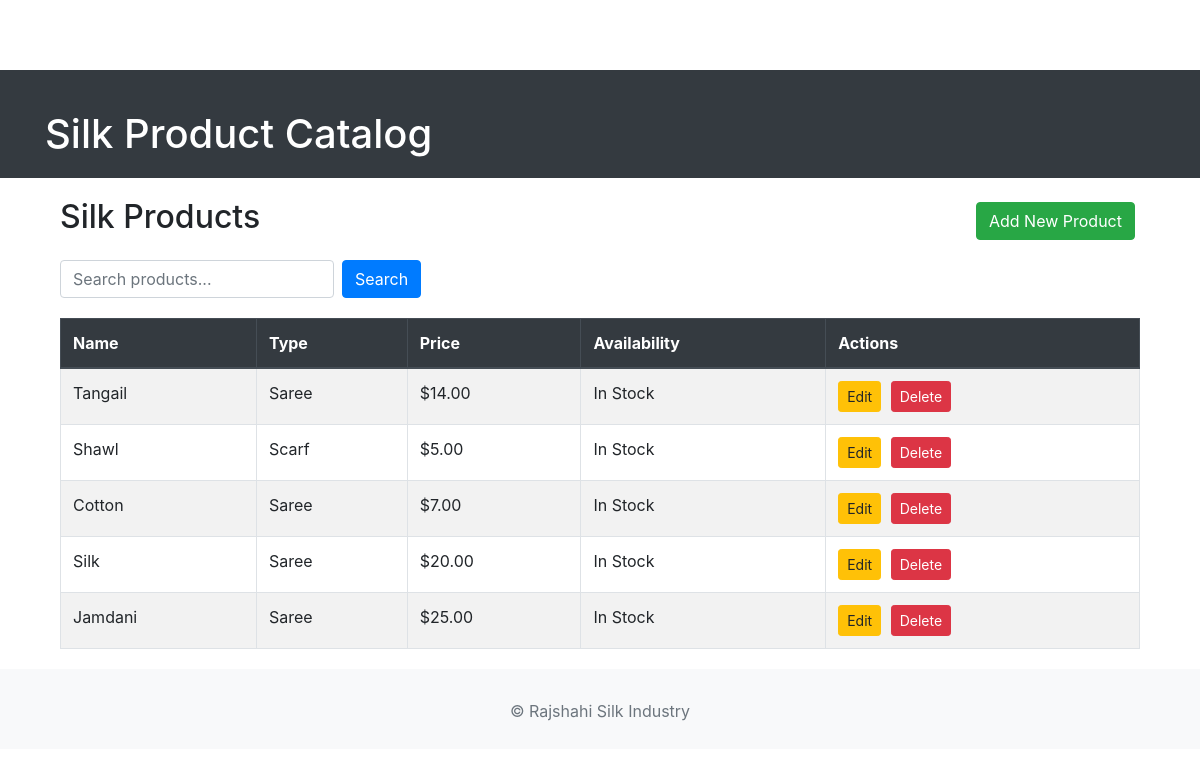
The page / on the database its author committed.
### silk_products/models.py (models this page shows, shortened)
class SilkProduct(models.Model):
    PRODUCT_TYPES = [
        ('saree', 'Saree'),
        ('fabric', 'Fabric'),
        ('scarf', 'Scarf'),
    ]
    name = models.CharField(max_length=200, unique=True)
    type = models.CharField(max_length=50, choices=PRODUCT_TYPES)
    price = models.DecimalField(max_digits=10, decimal_places=2)
    availability = models.BooleanField(default=True)
    created_at = models.DateTimeField(auto_now_add=True)
    updated_at = models.DateTimeField(auto_now=True)
    class Meta:
        ordering = ['-created_at']

### silk_products/views.py (the view)
# urls.py: path('', views.product_list, name='product_list'),
def product_list(request):
    query = request.GET.get('q')
    if query:
        products = SilkProduct.objects.filter(
            Q(name__icontains=query) | Q(type__icontains=query)
        )
    else:
        products = SilkProduct.objects.all()
    return render(request, 'silk_products/product_list.html', {'products': products})

### templates/silk_products/product_list.html
{% extends 'base.html' %}
{% block content %}
<div class="container">
    <div class="d-flex justify-content-between align-items-center mb-3">
        <h2>Silk Products</h2>
        <a href="{% url 'product_create' %}" class="btn btn-success">Add New Product</a>
    </div>
    <form method="get" class="form-inline search-form">
        <input type="text" name="q" class="form-control mr-2" placeholder="Search products..." value="{{ request.GET.q }}">
        <button type="submit" class="btn btn-primary">Search</button>
    </form>
    <table class="table table-bordered table-striped">
        <thead class="thead-dark">
            <tr>
                <th>Name</th>
                <th>Type</th>
                <th>Price</th>
                <th>Availability</th>
                <th>Actions</th>
            </tr>
        </thead>
        <tbody>
            {% for product in products %}
            <tr>
                <td>{{ product.name }}</td>
                <td>{{ product.get_type_display }}</td>
                <td>${{ product.price }}</td>
                <td>{{ product.availability|yesno:"In Stock,Out of Stock" }}</td>
                <td>
                    <a href="{% url 'product_update' product.pk %}" class="btn btn-warning btn-sm">Edit</a>
                    <a href="{% url 'product_delete' product.pk %}" class="btn btn-danger btn-sm">Delete</a>
                </td>
            </tr>
            {% empty %}
            <tr>
                <td colspan="5" class="text-center">No products found.</td>
            </tr>
            {% endfor %}
        </tbody>
    </table>
</div>
{% endblock %}

### templates/base.html (shortened to what this page needs)
<!DOCTYPE html>
<html>
<head>
    <link rel="stylesheet" href="https://stackpath.bootstrapcdn.com/bootstrap/4.5.2/css/bootstrap.min.css">
</head>
<body>
    <header>
        <div class="container">
            <h1>Silk Product Catalog</h1>
        </div>
    </header>
    <main class="container">
        {% block content %}
        {% endblock content %}
    </main>
    <footer>
        <div class="container">
            <p>&copy; Rajshahi Silk Industry</p>
        </div>
    </footer>
</body>
</html>

### templates/base.html (style rules this page uses)
body { padding-top: 70px; }
header { background-color: #343a40; color: white; padding: 20px 0; }
header h1 { margin: 0; }
footer { background-color: #f8f9fa; color: #6c757d; text-align: center; padding: 10px 0; margin-top: 20px; }
.container { margin-top: 20px; }
table th, table td { padding: 10px; text-align: left; }
.btn { margin-right: 5px; }
.search-form { margin-bottom: 20px; }

### rows shown on the page
SilkProduct: name "Tangail", type "Saree", price "14.00", availability "In Stock"
SilkProduct: name "Shawl", type "Scarf", price "5.00", availability "In Stock"
SilkProduct: name "Cotton", type "Saree", price "7.00", availability "In Stock"
SilkProduct: name "Silk", type "Saree", price "20.00", availability "In Stock"
SilkProduct: name "Jamdani", type "Saree", price "25.00", availability "In Stock"
